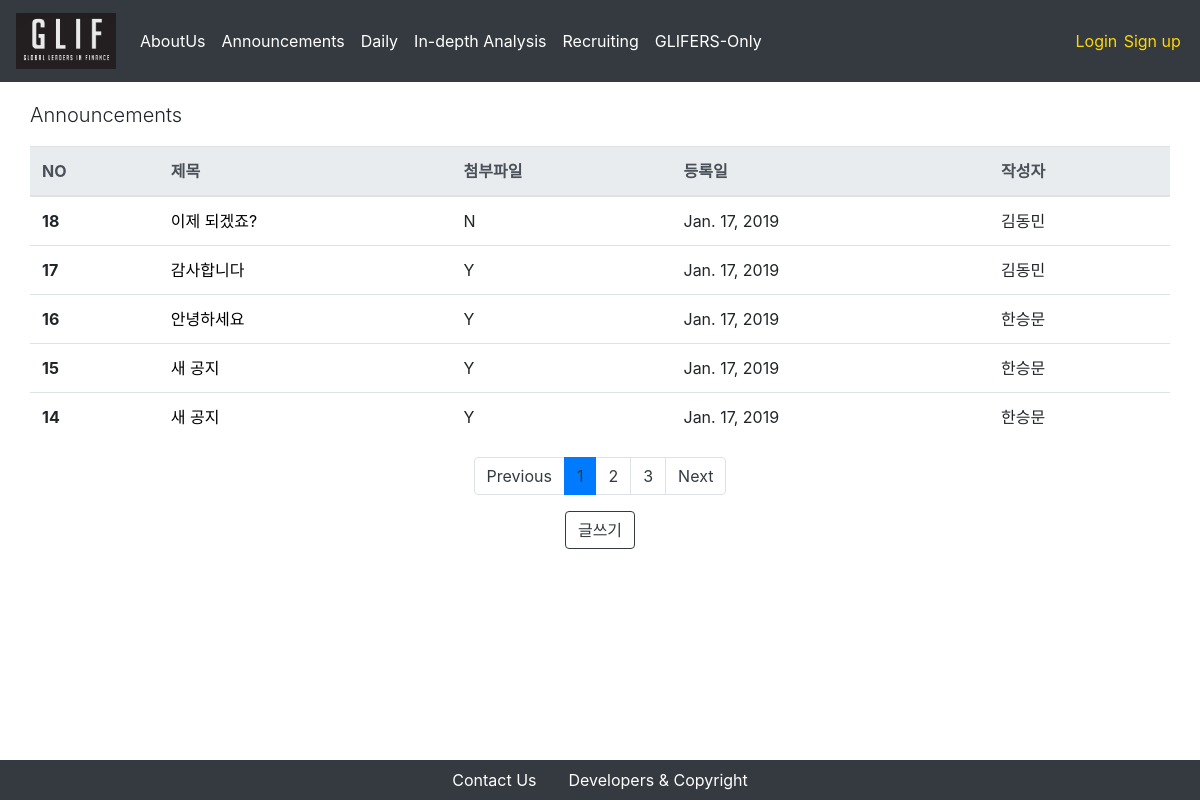
Screenshot of /announcement/ with the database file from the repository.
### announcement/models.py (models this page shows, shortened)
class Post(models.Model):
    title = models.CharField(max_length = 250)
    attached_file = models.FileField(upload_to = 'announcement_attached_files/%Y/%m/%d/', blank = True, null = True)
    written_date = models.DateField(auto_now = True)
    writer = models.ForeignKey(CustomUser, on_delete = models.CASCADE)
    content = models.TextField(max_length= 5000)

### users/models.py (models this page shows)
class CustomUser(AbstractUser):
    name_en = models.CharField(max_length = 250)
    name_kr = models.CharField(max_length = 250)
    birthdate = models.DateField(default = "2000-01-01")
    phonenumber = models.CharField(max_length = 250)
    self_intro = models.TextField(max_length = 1000)
    workplace = models.CharField(max_length = 250, default = '')
    profile_img = models.FileField(upload_to = 'profiles/%Y/%m/%d/')
    glif_OB = 'OB'
    glif_1st = '1기'
    glif_2nd = '2기'
    glif_3rd = '3기'
    glif_4th = '4기'
    nth_CHOICES = (
        (glif_OB, 'OB'),
        (glif_1st, '1기'),
        (glif_2nd, '2기'),
        (glif_3rd, '3기'),
        (glif_4th, '4기'),
    )
    year_in_school = models.CharField(
        max_length=2,
        choices=nth_CHOICES,
        default=glif_4th,
    )
    def __str__(self):
        return self.name_kr

### announcement/views.py (the view)
# urls.py: path('', PostListView.as_view(), name='announcement-index'),
class PostListView(ListView):
    model = Post
    template_name = 'announcement/index.html'
    context_object_name = "posts"
    paginate_by = 5
    block_size = 5 # 하단의 페이지 목록 수
    def get_queryset(self):
        order_by_recent_time = Post.objects.all().order_by("-pk")
        return order_by_recent_time
    def get_context_data(self, **kwargs):
        context = super(PostListView, self).get_context_data(**kwargs)
        block_size = 5 # 하단의 페이지 목록 수
        start_index = int((context['page_obj'].number - 1) / self.block_size) * self.block_size
        end_index = min(start_index + self.block_size, len(context['paginator'].page_range))
        context['page_range'] = context['paginator'].page_range[start_index:end_index]
        return context

### announcement/templates/announcement/index.html
{% extends 'setups/base.html' %}
{% block body %}
<div class = "container">
    <div class = "row">
        <p class = "lead">Announcements</p>
        <table class="table">
            <thead class="thead-light">
                <tr>
                    <th scope="col">NO</th>
                    <th scope="col">제목</th>
                    <th scope="col">첨부파일</th>
                    <th scope="col">등록일</th>
                    <th scope="col">작성자</th>
                </tr>
            </thead>
            <tbody>
                {% for post in posts %}
                    <tr>
                        <th scope="row">{{ post.id }}</th>
                        <td>
                            <a href="/announcement/{{post.pk}}" style = "color:black"> {{ post.title }} </a>
                        </td>
                        {% if post.attached_file != '' %}
                            <td>Y</td>
                        {% else %}
                            <td>N</td>
                        {% endif %}
                        <td>{{ post.written_date }}</td>
                        <td>{{ post.writer }}</td>
                    </tr>
                {% endfor %}
            </tbody>
        </table>
    </div>
    <nav aria-label="Page navigation">
        <ul class="pagination justify-content-center">
            {% if page_obj.has_previous %}
            <li class = "page-item">
                <a class = "page-link" href="?page={{ page_obj.previous_page_number }}" aria-label="Previous">
                Previous
                </a>
            </li>
            {% else %}
            <li class="page-item"><a class="page-link" href="#" tabindex="-1" aria-disabled="true">Previous</a></li>
            {% endif %}
            {% for i in page_range %}
            {% if page_obj.number == i %}
                <li class = "active page-item"><a class="page-link" href="#">{{i}}</a></li>
            {% else %}
                <li class = "page-item"><a class = "page-link" href="?page={{ i }}">{{ i }}</a></li>
            {% endif %}
            {% endfor %}
            {% if page_obj.has_next %}
            <li class = "page-item">
                <a class = "page-link" href="?page={{ page_obj.next_page_number }}" aria-label="Next">
                    Next
                </a>
            </li>
            {% else %}
            <li class="page-item">
                <a class="page-link" href="#">Next</a>
            </li>
            {% endif %}
        </ul>
    </nav>
    <div class = "row align-items-center justify-content-center">
        <button type="button" class="btn btn-outline-dark" onclick="location.href = '/announcement/new'">글쓰기</button>
    </div>
</div>
{% endblock %}

### setups/static/setups/css/index.css (style rules this page uses)
.container { margin-top: 100px; margin-bottom: 100px; }
.btn { margin-left: 0.1em; margin-right: 0.1em; }
a.page-link { color: #343a40!important; }
.page-item.active { background-color: gold; }

### setups/static/setups/css/navbar.css (style rules this page uses)
a { color: white; }

### rows the page displays
Post: id "18", title "이제 되겠죠?", attached_file "N", written_date "Jan. 17, 2019", writer "김동민"
Post: id "17", title "감사합니다", shows "Y", written_date "Jan. 17, 2019", writer "김동민"
Post: id "16", title "안녕하세요", shows "Y", written_date "Jan. 17, 2019", writer "한승문"
Post: id "15", title "새 공지", shows "Y", written_date "Jan. 17, 2019", writer "한승문"
Post: id "14", title "새 공지", shows "Y", written_date "Jan. 17, 2019", writer "한승문"

### other values shown
{{ i }} "1"
{{ i }} "2" "3"
